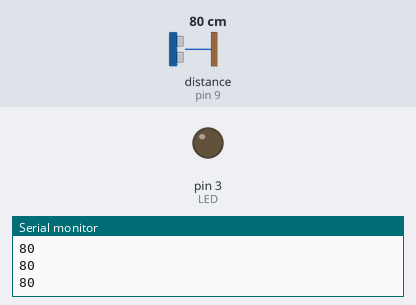
Recording of a sketch running on a simulated Arduino Uno, built with avr-gcc and run on an emulated ATmega328P. Parts: output pins drawn as LEDs (lit = HIGH), the last lines printed to the serial monitor. Wiring (inferred from the names in the program): ultrasonic range finder: trigger pin 10; echo pin 9. Dashed ring = blinking. The test bench sets the inputs (shaded band); at power-on: distance to the obstacle (sensor on pin 9) 80 cm. The echo pulse lasts 58.3 µs per cm; pins used as bus, display or sensor lines are not drawn.

Above: at 1.2 s.
1.3 s: distance to the obstacle (sensor on pin 9) set to 23 cm
2.8 s: distance to the obstacle (sensor on pin 9) set to 19 cm
At 3.16 s:
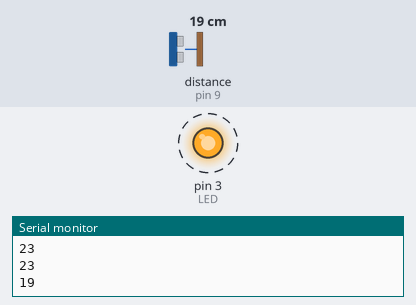
5.8 s: distance to the obstacle (sensor on pin 9) set to 35 cm
At 6.7 s:
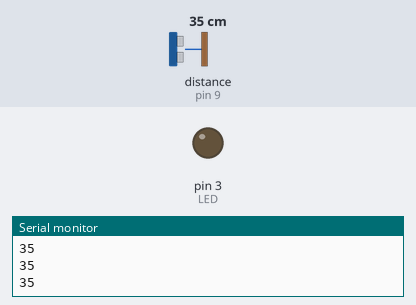
7.4 s: distance to the obstacle (sensor on pin 9) set to 2 cm
At 8.84 s:
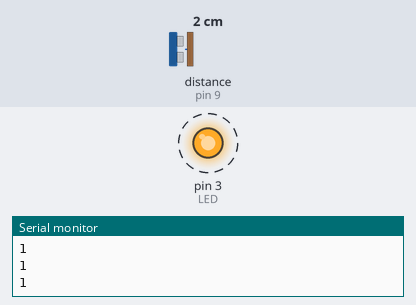
Timing chart, 0 to 11.4 s (numbered marks = the images above; inputs shaded):
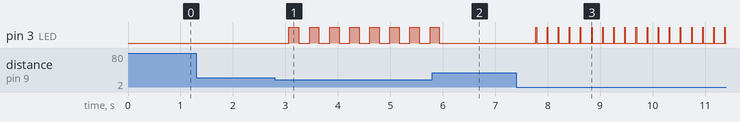

Measured:
- the behaviour switches between 21 and 20 cm on distance to the obstacle (sensor on pin 9) (found by bisection; images 0 and 1)
- after the input at 2.8 s, pin 3 (LED): alternates HIGH for 0.18 s and LOW for 0.20 s, starting after 0.27 s
- after the input at 5.8 s, pin 3 (LED): goes on until 5.9 s, then stays LOW
- after the input at 7.4 s, pin 3 (LED): alternates HIGH for 0.01 s and LOW for 0.20 s, starting after 0.37 s

The sketch:

PGM-13.ino
```cpp
int TRIG = 10;
int ECO = 9;
int LED = 3;
long DURACION;
int DISTANCIA;

void setup(){
  pinMode(TRIG, OUTPUT);
  pinMode(ECO, INPUT);
  pinMode(LED, OUTPUT);
  Serial.begin(9600);
}
//PRIMERA PARTE DE LA PRACTICA COMENTAR UNA VEZ CALIFICADA Y DESCOMENTAR LA SEGUNDA PARTE.
/*
void loop(){
  digitalWrite(TRIG, HIGH);
  delay(1);
  digitalWrite(TRIG, LOW);
  DURACION = pulseIn(ECO, HIGH);
  DISTANCIA = DURACION / 58.2;
  Serial.println(DISTANCIA);
  delay(200);
}
*/

// PARTE dos. Descomentar y comentar la funcion loop  de arriba.

void loop(){
  digitalWrite(TRIG, HIGH);
  delay(1);
  digitalWrite(TRIG, LOW);
  DURACION = pulseIn(ECO, HIGH);
  DISTANCIA = DURACION / 58.2;
  Serial.println(DISTANCIA);
  delay(200);
  if(DISTANCIA <= 20 && DISTANCIA >= 0){
    digitalWrite(LED, HIGH);
    delay(DISTANCIA * 10);
    digitalWrite(LED, LOW);
  }
}
```
